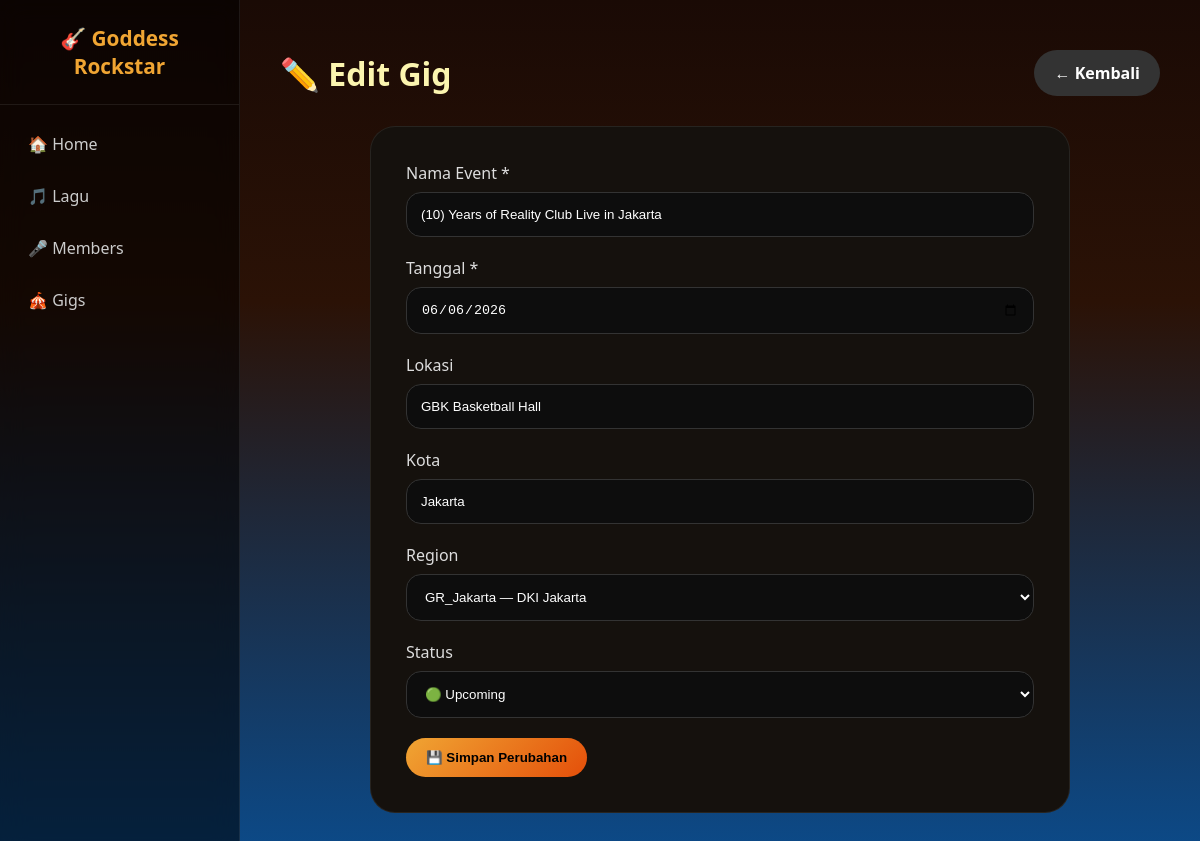
Page /edit_gigs.php?id=3 on the committed database.
### tables this page shows
CREATE TABLE `gigs` (
  `id_gig` int(11) NOT NULL,
  `nama_event` varchar(150) NOT NULL,
  `tanggal` date NOT NULL,
  `lokasi` varchar(200) DEFAULT NULL,
  `kota` varchar(100) DEFAULT NULL,
  `status` enum('upcoming','done') DEFAULT 'upcoming',
  `id_region` int(11) DEFAULT NULL
);

CREATE TABLE `regions` (
  `id_region` int(11) NOT NULL,
  `nama_region` varchar(100) NOT NULL,
  `wilayah` varchar(100) NOT NULL,
  `link_grup` varchar(255) DEFAULT NULL,
  `deskripsi` text DEFAULT NULL,
  `koordinator` varchar(100) DEFAULT NULL
);

### edit_gigs.php (the view, shortened to what this page needs)
<?php
include 'koneksi.php';
$id      = (int) $_GET['id'];
$regions = mysqli_fetch_all(mysqli_query($conn, "SELECT * FROM regions"), MYSQLI_ASSOC);
$gig     = mysqli_fetch_assoc(mysqli_query($conn, "SELECT * FROM gigs WHERE id_gig = $id"));
?>
<!DOCTYPE html>
<html lang="id">
<head>
    <link rel="stylesheet" href="style.css">
</head>
<body>
<div class="layout">
    <aside class="sidebar">
        <div class="sidebar-brand">🎸 Goddess<br>Rockstar</div>
        <nav class="sidebar-nav">
            <a href="index.php">🏠 Home</a>
            <a href="lagu.php">🎵 Lagu</a>
            <a href="members.php">🎤 Members</a>
            <a href="gigs.php">🎪 Gigs</a>
        </nav>
    </aside>
    <main class="main-content">
<div class="container">
    <div class="page-header">
        <h2>✏️ Edit Gig</h2>
        <a href="gigs.php" class="btn btn-back">← Kembali</a>
    </div>
    <div class="form-box">
        <form method="POST" action="edit_gigs.php?id=<?= $id ?>">
            <div class="form-group">
                <label>Nama Event *</label>
                <input type="text" name="nama_event" value="<?= htmlspecialchars($gig['nama_event']) ?>" required>
            </div>
            <div class="form-group">
                <label>Tanggal *</label>
                <input type="date" name="tanggal" value="<?= $gig['tanggal'] ?>">
            </div>
            <div class="form-group">
                <label>Lokasi</label>
                <input type="text" name="lokasi" value="<?= htmlspecialchars($gig['lokasi']) ?>">
            </div>
            <div class="form-group">
                <label>Kota</label>
                <input type="text" name="kota" value="<?= htmlspecialchars($gig['kota']) ?>">
            </div>
            <div class="form-group">
                <label>Region</label>
                <select name="id_region">
                    <?php foreach ($regions as $r): ?>
                        <option value="<?= $r['id_region'] ?>"
                            <?= $r['id_region'] == $gig['id_region'] ? 'selected' : '' ?>>
                            <?= htmlspecialchars($r['nama_region']) ?> — <?= htmlspecialchars($r['wilayah']) ?>
                        </option>
                    <?php endforeach; ?>
                </select>
            </div>
            <div class="form-group">
                <label>Status</label>
                <select name="status">
                    <option value="upcoming" <?= $gig['status'] === 'upcoming' ? 'selected' : '' ?>>🟢 Upcoming</option>
                </select>
            </div>
            <button type="submit" name="submit" class="btn btn-add">💾 Simpan Perubahan</button>
        </form>
    </div>
</div>
</body>
</html>

### style.css (style rules this page uses)
:root { --cream:#FCF5AF; --yellow:#F0A533; --orange:#E44F0A; --red:#BA011A; --blue:#0B4B8B; --black:#000000; --card:#15110d; --card2:#1d1712; --text:#f5f5f5; --muted:#b8a99a; --sidebar-w:240px; }
* { margin:0; padding:0; box-sizing:border-box; }
html { scroll-behavior:smooth; }
body { font-family:'Segoe UI',sans-serif; color:var(--text); min-height:100vh; overflow-x:hidden; background: linear-gradient(180deg, #1a0a05 0%, #2b1206 35%, #0B4B8B 100%); }
.layout { display:flex; min-height:100vh; }
.sidebar { width:var(--sidebar-w); flex-shrink:0; background:rgba(0,0,0,.55); backdrop-filter:blur(12px); border-right:1px solid rgba(255,255,255,.08); padding:24px 0; position:fixed; top:0; left:0; bottom:0; display:flex; flex-direction:column; }
.sidebar-brand { font-size:1.3rem; font-weight:800; color:var(--yellow); text-align:center; padding:0 16px 24px; border-bottom:1px solid rgba(255,255,255,.08); margin-bottom:16px; }
.sidebar-nav { display:flex; flex-direction:column; gap:6px; padding:0 12px; }
.sidebar-nav a { color:#ccc; text-decoration:none; padding:12px 16px; border-radius:12px; font-weight:500; transition:.25s; }
.main-content { margin-left:var(--sidebar-w); width:100%; }
.container { max-width:1200px; margin:auto; padding:50px 40px; }
.page-header { display:flex; justify-content:space-between; align-items:center; margin-bottom:30px; }
.page-header h2 { font-size:2rem; color:var(--cream); }
.btn { border:none; text-decoration:none; border-radius:999px; padding:12px 20px; cursor:pointer; transition:.3s; font-weight:600; display:inline-block; }
.btn-add { background:linear-gradient(135deg, var(--yellow), var(--orange)); color:black; }
.btn-back, .btn-reset { background:#333; color:white; }
.form-box { max-width:700px; margin:auto; background:var(--card); border-radius:25px; padding:35px; border:1px solid rgba(255,255,255,.08); }
.form-group { margin-bottom:20px; }
.form-group label { display:block; margin-bottom:8px; color:#ddd; }
.form-group input, .form-group textarea, .form-group select { width:100%; padding:14px; border-radius:15px; background:#0d0d0d; border:1px solid #333; color:white; }

### rows in the picture
gigs: nama_event "(10) Years of Reality Club Live in Jakarta", tanggal "06/06/2026", lokasi "GBK Basketball Hall", kota "Jakarta", id_region "GR_Jakarta — DKI Jakarta", status "🟢 Upcoming"
